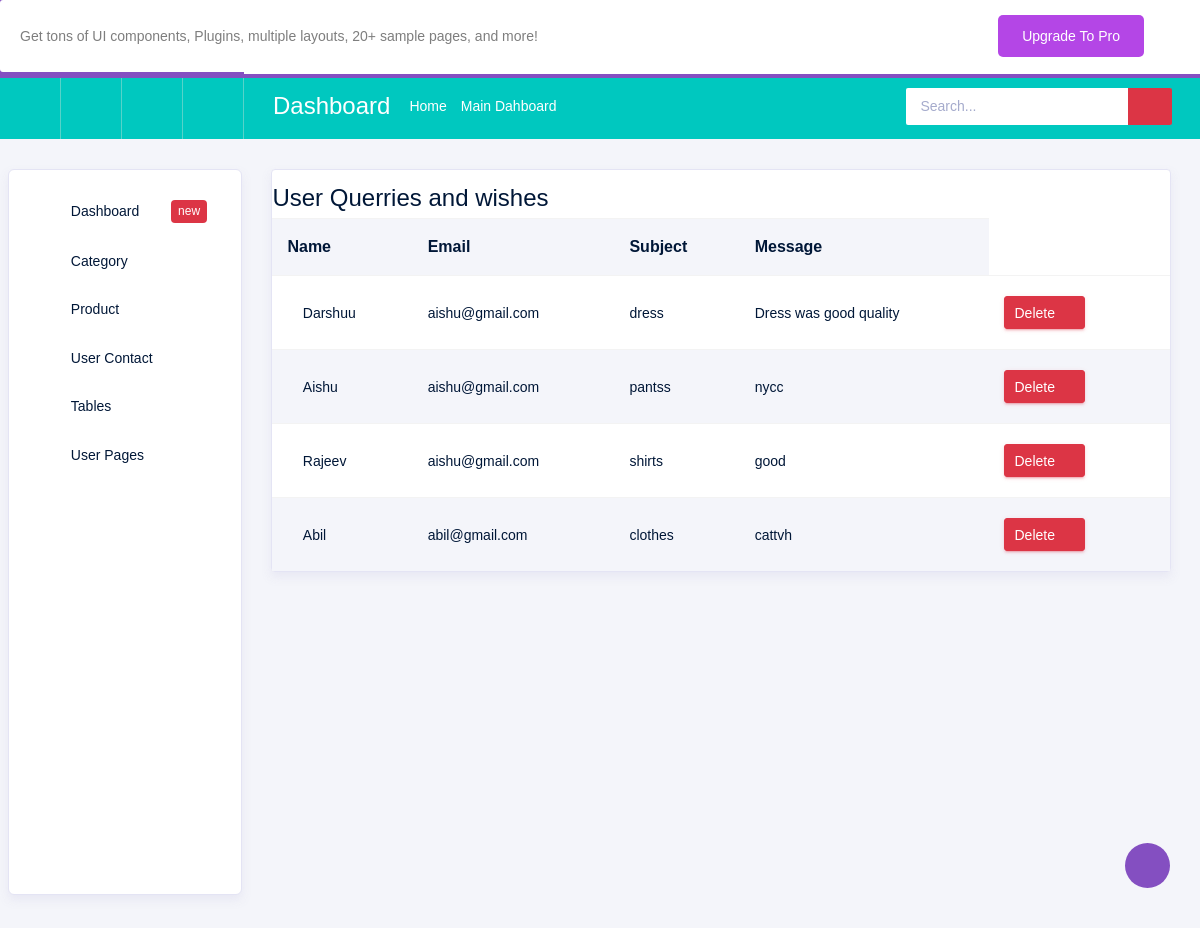
The app's page /bkndata/usrcontact/ with its own data.
### frontnd/models.py (models this page shows)
class Contact(models.Model):
    name = models.CharField(max_length=100, null=True, blank=True)
    email = models.EmailField(null=True, blank=True)
    subject = models.CharField(max_length=100, null=True, blank=True)
    message = models.CharField(max_length=100, null=True, blank=True)

### bcknd/views.py (the view)
# urls.py: path('usrcontact/', views.usrcontact, name='usrcontact'),
def usrcontact(request):
    usr = Contact.objects.all()
    return render(request, 'usrcontact.html', {'usr':usr})

### bcknd/templates/usrcontact.html (shortened to what this page needs)
<!DOCTYPE html>
{% extends 'index.html' %}
{% block content %}
<html lang="en">
<head>
</head>
<body>
    <div class="row">
        <div class="col-md-12">
          <div class="card">
            <div class="table-responsive pt-3">
              <table class="table table-striped project-orders-table">
               <h4>User Querries and wishes</h4>
                    <tr>
                        <th>Name</th>
                        <th>Email</th>
                        <th>Subject</th>
                        <th>Message</th>
                    </tr>
                    {% for i in usr %}
                    <tr>
                        <td>{{i.name}}</td>
                        <td>{{i.email}}</td>
                        <td>{{i.subject}}</td>
                        <td>{{i.message}}</td>
                        <td>
                            <a href="usrcontactdelete/{{i.id}}">
                                <button type="button" class="btn btn-danger btn-sm btn-icon-text">
                                    Delete
                                    <i class="typcn typcn-delete-outline btn-icon-append"></i>
                                </button>
                            </a>
                        </td>
                    </tr>
                    {% endfor %}
                </table>
</body>
</html>
{% endblock %}

### records on screen
Contact: name "Darshuu", email "aishu@gmail.com", subject "dress", message "Dress was good quality"
Contact: name "Aishu", email "aishu@gmail.com", subject "pantss", message "nycc"
Contact: name "Rajeev", email "aishu@gmail.com", subject "shirts", message "good"
Contact: name "Abil", email "abil@gmail.com", subject "clothes", message "cattvh"
